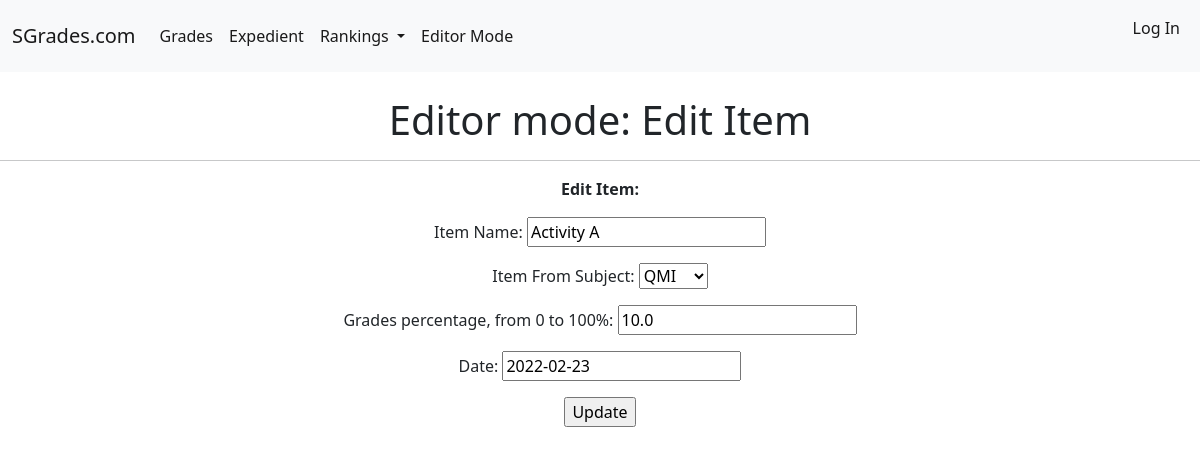
Screenshot of /item/Activity A/edit_change_item/ with the database file from the repository.
### SGrades/models.py (models this page shows, shortened)
class Item(models.Model):
    Item_Name = models.CharField(primary_key=True, max_length=100)
    Item_From_Subject = models.ForeignKey(Subject, on_delete=models.CASCADE)
    Ponderation = models.FloatField('Grades percentage, from 0 to 100%')
    Date = models.DateField()

### SGrades/views.py (the view)
# urls.py: path('item/<str:pk>/edit_change_item/', EditorChangeItemView.as_view(), name='edit_change_item'),
class EditorChangeItemView(UpdateView):
    model = Item
    template_name = 'edit_change_item.html'
    fields = ['Item_Name', 'Item_From_Subject', 'Ponderation', 'Date']

### SGrades/models.py (called while the page is built)
    def __str__(self):
        return f'{self.Subject_Name}'

### templates/edit_change_item.html (shortened to what this page needs)
{% extends 'base.html' %}
{% block content %}
        <h1 style="text-align:center">
            Editor mode: Edit Item
        </h1>
    <hr>
    <p style="text-align:center">
        <b>
            Edit Item:
        </b>
    </p>
    <form action="" method="post" style="text-align:center">
        {{ form.as_p }}
        <input type="submit" value="Update">
    </form>
{% endblock %}

### rows the page displays
Item: Item_Name "Activity A", Item_From_Subject "QMI", Ponderation "10.0", Date "2022-02-23"
